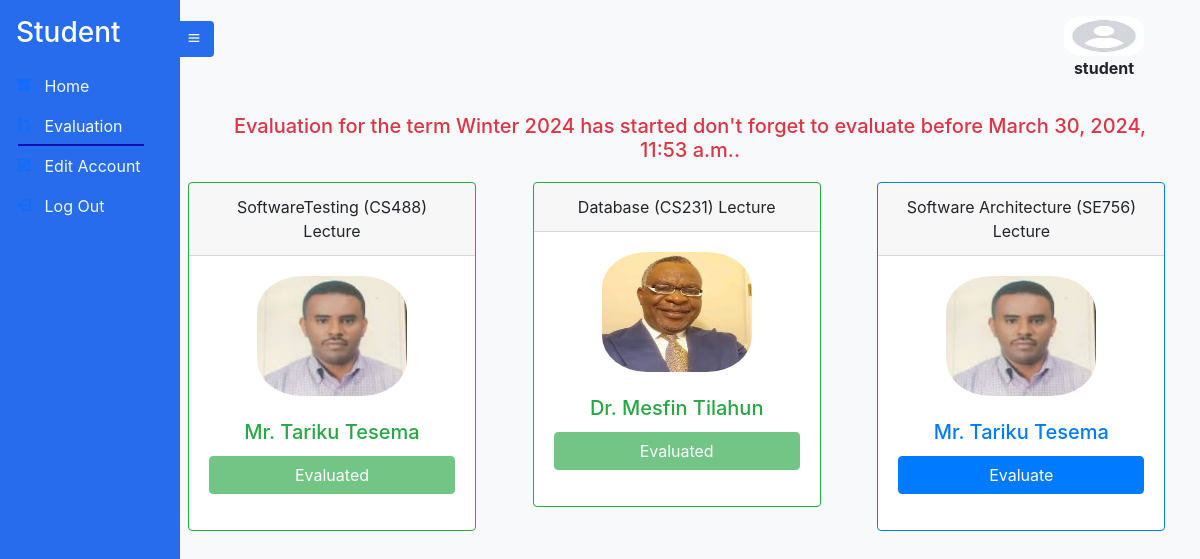
/evaluate (signed in), run on an earlier commit of the app's database.
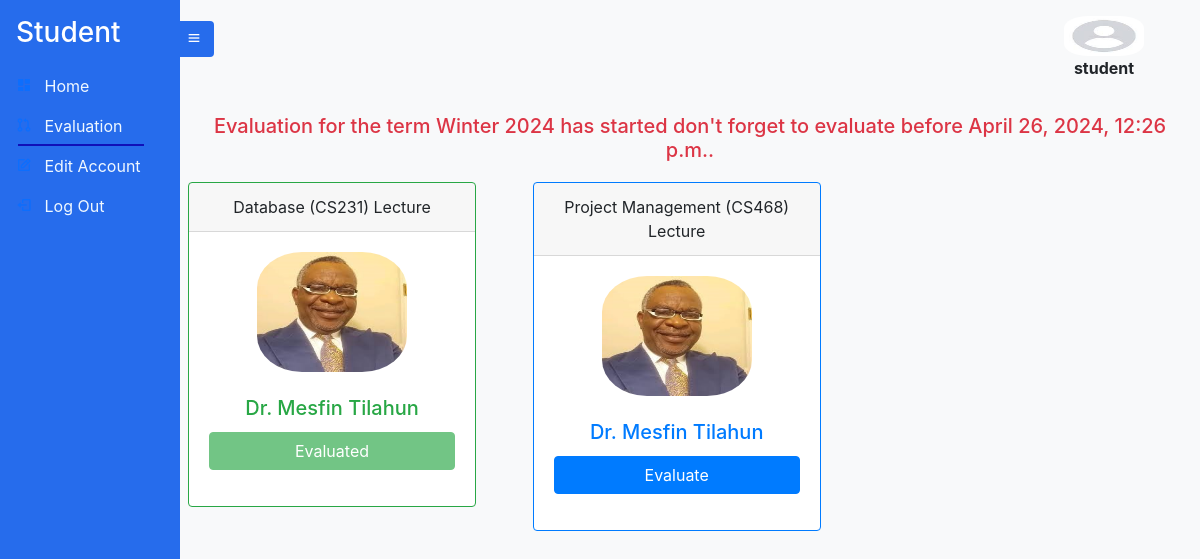
And on a later commit of the database.
### Account/models.py (models this page shows)
class Account(AbstractUser):
    Role = models.CharField(max_length=25, null=True , choices=rolechoice ,  blank=True)
    email = models.EmailField(
        verbose_name='email address',
        max_length=255,
        unique=True,
    )

### Course/models.py (models this page shows, shortened)
class Term(models.Model):
    Term_id = models.UUIDField(default=uuid.uuid4, unique=True, primary_key=True, editable=False)
    Season = models.CharField(max_length=10, null=True, choices=season_choices, blank=True)
    current_year = datetime.now().year
    Year = models.IntegerField(
        default=current_year,
        validators=[
            MinValueValidator(current_year),
            MaxValueValidator(current_year + 1)
        ],
    )
    Evaluation_Start_Date = models.DateTimeField(null=True, blank=True ,
                                                 validators=[MinValueValidator(limit_value=timezone.now())])
    Evaluation_End_Date = models.DateTimeField(null = True , blank=True ,
                                               validators=[MinValueValidator(limit_value=timezone.now())])
    Courses_Given = models.ManyToManyField(Course)
    EvaluationDone = models.BooleanField(null=True, blank=True , default=False)

class CourseInstructor(models.Model):
    Instructors = models.ForeignKey(Instructor , on_delete=models.CASCADE)
    Course = models.ForeignKey(Course, on_delete=models.CASCADE)
    CourseType = models.CharField(max_length=10 , null=True ,  choices=coursetype , blank=True)
    Batch = models.ForeignKey(Batch , on_delete=models.CASCADE ,null=True , blank=True)

class Course(models.Model):
    Course_id =  models.CharField(max_length=20 , unique=True,primary_key=True)
    CourseName = models.CharField(max_length=50 , null=True , blank=True)
    CreditHour = models.IntegerField(null=True , blank=True , validators=[MinValueValidator(1)])
    Department = models.CharField(max_length=20 , null=True ,  choices=department , blank=True)

### Instructor/models.py (models this page shows, shortened)
class Instructor(models.Model):
    Instructor_id =  models.CharField(max_length=20 , unique=True,primary_key=True)
    Account_id = models.OneToOneField(Account, on_delete=models.CASCADE, related_name='instructor')
    Title = models.CharField(max_length=10 , null=True ,  choices=titlechoice , blank=True)
    FirstName = models.CharField(max_length=20 , null=True , blank=True)
    LastName =  models.CharField(max_length=20 , null=True , blank=True)
    Sex = models.CharField(max_length=25, null=True , choices=genderchoice ,  blank=True)
    ProfilePic= models.FileField(null=True, blank=True, upload_to='profilepic/', default="profilepic/defaultprofile.jpeg")

### Student/views.py (the view)
# urls.py: path('evaluate' , student_evaluate_page , name='evaluate'),
def student_evaluate_page(request):
    term = None
    try:
        term = Term.objects.get(EvaluationDone = False)
    except:
        term = None
    evaluation_started = False
    evaluation_ended = False
    if(term.Evaluation_Start_Date  <= timezone.now()): #check if evaluation started
        print('evaluation started')
        evaluation_started = True
    if(term.Evaluation_End_Date   < timezone.now()): #check if evaluation ended
        print('evaluation ended')
        evaluation_ended = True
    student = Student.objects.get(Account_id=request.user)
    student_enrollments = StudentCourseEnrollment.objects.filter(student=student, term=term)
    student_evaluation_result = StudentEvaluationResult.objects.filter(Student_id = student)
    evaluated_courses_types = []
    evaluated_instructors = {}
    course_instructors = []
    for student_evaluation in student_evaluation_result:
        evaluated_instructors
    if student_evaluation_result:
        for student_evaluation in student_evaluation_result:
            eval_list = []
            eval_list.append(student_evaluation.Instructor_id.Instructor_id)
            eval_list.append(student_evaluation.CourseType)
            eval_list.append(student_evaluation.Course_id.CourseName)
            evaluated_instructors[student_evaluation.Course_id.CourseName+student_evaluation.CourseType] = eval_list
    courses_data = []
    for enrollment in student_enrollments:
        instructors_data = []
        for courseinstructors in CourseInstructor.objects.filter(Course = enrollment.course ):
            course_instructors.append(courseinstructors)
            instructor_info = {
                'name': f'{courseinstructors.Instructors.FirstName} {courseinstructors.Instructors.LastName}',
                'title': courseinstructors.Instructors.Title,
                'instructor_id':courseinstructors.Instructors.Instructor_id ,
                'profile_pic': courseinstructors.Instructors.ProfilePic.url if courseinstructors.Instructors.ProfilePic else None,
            }
            instructors_data.append(instructor_info)
        course_data = {
            'course_name': enrollment.course.CourseName,
            'course_id':enrollment.course.Course_id,
            'instructors': instructors_data,
            'evaluate_url': f'/evaluate/{enrollment.id}/',  # Replace with the actual URL for evaluation
        }
        courses_data.append(course_data)
    context = {
        'courses_data': courses_data,
        'term': term,
        'active_page':'evaluation',
        'student':student,
        'evaluated_courses_types':evaluated_courses_types,
        'course_instructors':course_instructors,
        'evaluated_instructors':evaluated_instructors,
        'evaluation_started':evaluation_started,
        'evaluation_ended':evaluation_ended,
    }
    return render(request, 'student/evaluate.html', context)

### Student/custom_filters.py (called while the page is built)
@register.filter(name='dict_lookup')
def dict_lookup(dictionary, key):
    return dictionary.get(key)

### templates/student/evaluate.html (shortened to what this page needs)
{% extends 'student/student.html' %}
{% load dict_lookup %}
{% block content %}
    {% if term %}
    {% if evaluation_started == True and evaluation_ended == False %}
    {% if  course_instructors %}
    <div class="card-body text-danger text-center">
      <h5 class="card-text">Evaluation for the term {{ term.Season }} {{ term.Year }} has started don't forget to evaluate before {{term.Evaluation_End_Date}}.
      </h5>
    </div>
      <div class="row">
        {% for course in course_instructors %}
        <div class="col-md-4 mb-4">
          <div class="text-center">
            {% with coursename=course.Course.CourseName %}
            {% with name_type=coursename|add:course.CourseType %}
            {% if course.Instructors.Instructor_id in evaluated_instructors|dict_lookup:name_type and course.CourseType in evaluated_instructors|dict_lookup:name_type and course.Course.CourseName in  evaluated_instructors|dict_lookup:name_type %}
        <div class="card border-success mb-3" style="max-width: 18rem;">
        {% else %}
        <div class="card border-primary mb-3" style="max-width: 18rem;">
        {% endif %}
        <div class="card-header">{{ course.Course.CourseName }} ({{ course.Course.Course_id }}) {{course.CourseType}}</div>
        {% if course.Instructors.Instructor_id in evaluated_instructors|dict_lookup:name_type and course.CourseType in evaluated_instructors|dict_lookup:name_type and course.Course.CourseName in  evaluated_instructors|dict_lookup:name_type %}
      <div class="card-body text-success">
        {% else %}
        <div class="card-body text-primary">
          {% endif %}
          <p class="card-text">
            {% if course.Instructors.ProfilePic %}
            <img src="{{ course.Instructors.ProfilePic.url }}" alt="{{ instructor.FirstName }} Profile Pic" class="img-fluid mb-2" style="height: 120px; width: 150px; border-radius: 30%;">
            {% endif %}
          </p>
          <h5 class="card-title">{{ course.Instructors.Title }} {{ course.Instructors.FirstName }} {{ course.Instructors.LastName }}</h5>
          <div class="mb-3 d-md-flex">
            {% if course.Instructors.Instructor_id in evaluated_instructors|dict_lookup:name_type and course.CourseType in evaluated_instructors|dict_lookup:name_type and course.Course.CourseName in  evaluated_instructors|dict_lookup:name_type %}
            <a href="#" class="btn btn-success w-100 max-width-300 disabled">Evaluated</a>
            {% else %}
            <a href="{% url 'evaluate_course' student.Student_id course.Course.Course_id course.Instructors.Instructor_id course.CourseType %}" class="btn btn-primary w-100 max-width-300">Evaluate</a>
            {% endif %}
            {% endwith %}
            {% endwith %}
           </div>
                </div>
              </div>
            </div>
          </div>
        {% endfor %}
      </div>
    {% else %}
    <div class="alert alert-warning" role="alert">
      <p>No enrolled courses for the  term.</p>
    </div>
    {% endif %}
    {% elif evaluation_started == True and evaluation_ended == True  %}
    <div class="col-12">
      <div class="alert alert-warning" role="alert">
         Evaluation has ended strated for the term  {{ term.Season }} {{ term.Year }}.
       </div>
    </div>
    {% elif evaluation_started == False %}
    <div class="col-12">
      <div class="alert alert-warning" role="alert">
         Evaluation has not strated for the term  {{ term.Season }} {{ term.Year }}.
       </div>
    </div>
    {% endif %}
    {% else %}
    <div class="col-12">
      <div class="alert alert-warning" role="alert">
         Evaluation has not strated please wait!.
       </div>
    </div>
    {% endif %}
{% endblock %}

### templates/student/student.html
{% extends 'sidebarbase.html' %}
{% block content1 %}
  <div class="side-navbar active-nav d-flex justify-content-between flex-wrap flex-column" id="sidebar">
    <ul class="nav flex-column text-white w-100">
      <a href="#" class="nav-link h3 text-white my-2">
        Student
      </a>
      <li class="nav-link {% if active_page == 'home' %}active{% endif %}">
        <i class="bx bxs-dashboard"></i>
        <span class="mx-2"><a class="inner-anchor" href="{% url 'studenthomepage' %}"> Home</a></span>
      </li>
      <li class="nav-link {% if active_page == 'evaluation' %}active{% endif %}">
        <i class="bx bx-git-pull-request"></i>
        <span class="mx-2"><a class="inner-anchor" href="{% url 'evaluate' %}">Evaluation</a></span>
      </li>
      <li class="nav-link {% if active_page == 'editaccount' %}active{% endif %}">
        <i class="bx bx-edit"></i>
        <span class="mx-2"><a class="inner-anchor" href="{% url 'editpassword' %}"> Edit Account</a></span>
      </li>
      <li class="nav-link {% if active_page == 'logout' %}active{% endif %}">
        <i class="bx bx-log-out"></i>
        <span class="mx-2"><a class="inner-anchor" href="{% url 'logout' %}" > Log Out </a></span>
      </li>
    </ul>
  </div>
  <div class="p-2 active-cont my-container overflow-hidden">
    <nav class="navbar top-navbar navbar-light bg-light px-5">
      <a class="btn border-0" id="menu-btn"><i class="bx bx-menu"></i></a>
      <figure id="image" style="height: 30px; background-color: white">
        <img src="/static/images/profilePic/defaultprofile.jpeg" style="height: 40px; width: 80px; border-radius: 30%;">
        <figcaption style="text-align: center;"><b>{{user.username}}</b></figcaption>
      </figure>
    </nav>
    <br>
    {% block content %}
    {% endblock %}
{% endblock %}

### templates/sidebarbase.html (shortened to what this page needs)
<!DOCTYPE html>
{% load static %}
<html lang="en">
<head>
  <link href="https://cdn.jsdelivr.net/npm/bootstrap@5.0.0-beta2/dist/css/bootstrap.min.css" rel="stylesheet" />
  <link href="https://cdn.jsdelivr.net/npm/boxicons@2.0.5/css/boxicons.min.css" rel="stylesheet" />
  <link rel="stylesheet" href="https://stackpath.bootstrapcdn.com/bootstrap/4.5.0/css/bootstrap.min.css">
<link href="https://code.jquery.com/ui/1.12.1/themes/ui-lightness/jquery-ui.css" rel="stylesheet" type="text/css" />
  <link  href="{% static 'styles/sidebar.css' %}" rel="stylesheet">
</head>
<body>
  {% block content1 %}
  {% endblock content1 %}
</body>
</html>

### static/styles/sidebar.css (style rules this page uses)
* { margin: 0; padding: 0; box-sizing: border-box; }
body { min-height: 100vh; background-color:#f8f9fa; }
.side-navbar { width: 180px; height: 100%; position: fixed; margin-left: -300px; background-color:rgb(38, 108, 236); transition: 0.5s; }
.active-nav { margin-left: 0; }
.active-cont { margin-left: 180px; }
#menu-btn { background-color:rgb(38, 108, 236); color: #fff; margin-left: -62px; }
#image { max-width: 300px; height: 80px; border-radius: 50%; top: 10px; right: 0px; }
.inner-anchor { color: aliceblue; text-decoration: black; }
.bg-light { background-color: rgb(38, 108, 236);; }
.nav-link.active { position: relative; }
.nav-link.active:after { content: ''; position: absolute; bottom: 0; left: 10%; width: 70%; height: 2px; background-color: rgb(16, 16, 185); }

What changed in the data, as far as the page shows it:
removed CourseInstructor: Course.CourseName "SoftwareTesting", Course.Course_id "CS488", CourseType "Lecture", Instructors.ProfilePic (picture), Instructors.Title "Mr.", Instructors.FirstName "Tariku", Instructors.LastName "Tesema", shows "Evaluated"
removed CourseInstructor: Course.CourseName "Software Architecture", Course.Course_id "SE756", CourseType "Lecture", Instructors.ProfilePic (picture), Instructors.Title "Mr.", Instructors.FirstName "Tariku", Instructors.LastName "Tesema", shows "Evaluate"
changed Term "Winter": Evaluation_End_Date "March 30, 2024, 11:53 a.m." → "April 26, 2024, 12:26 p.m."
added CourseInstructor: Course.CourseName "Project Management", Course.Course_id "CS468", CourseType "Lecture", Instructors.ProfilePic (picture), Instructors.Title "Dr.", Instructors.FirstName "Mesfin", Instructors.LastName "Tilahun", shows "Evaluate"
